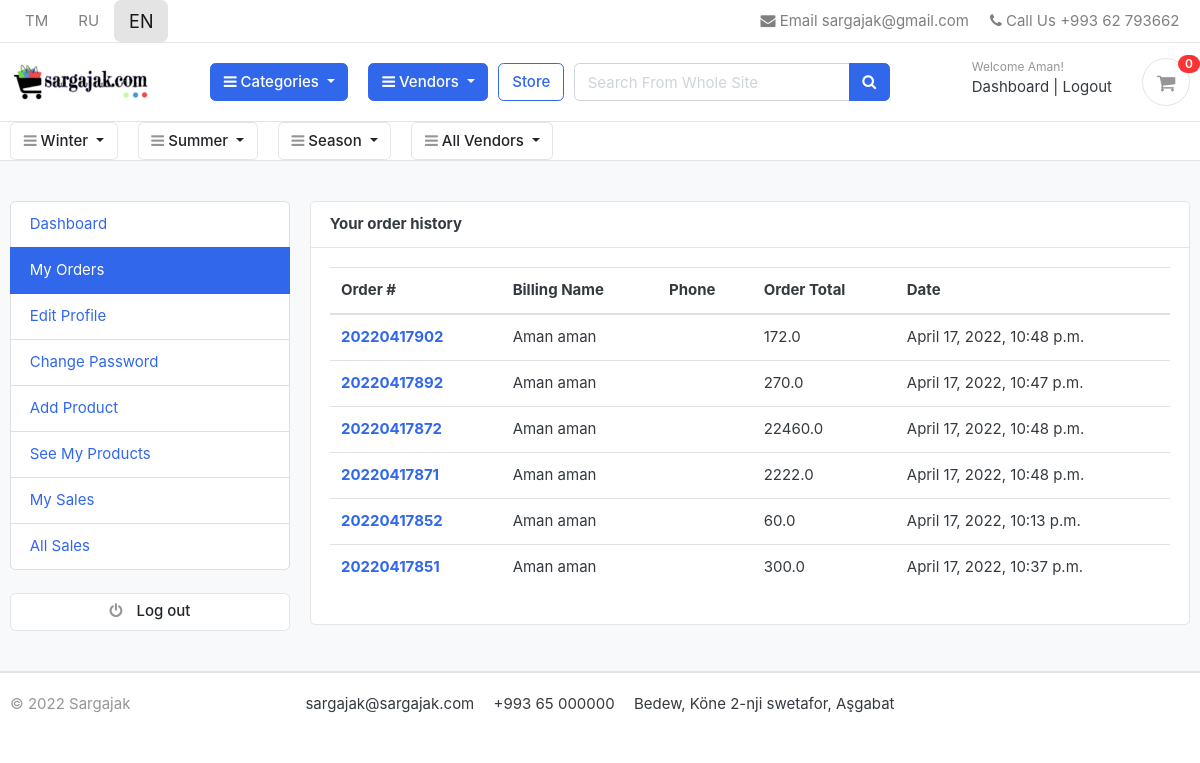
Page /en/accounts/my_orders/ (signed in) on the committed database.
### accounts/models.py (models this page shows, shortened)
class Account(AbstractBaseUser):
    first_name      = models.CharField(max_length=50)
    last_name       = models.CharField(max_length=50)
    username       = models.CharField(max_length=50, unique=True)
    email           = models.EmailField(max_length=100, unique=True)
    phone_number    = models.CharField(max_length=50, unique=True)
    date_joined     = models.DateTimeField(auto_now_add=True)
    last_login      = models.DateTimeField(auto_now_add=True)
    is_admin        = models.BooleanField(default=False)
    is_staff        = models.BooleanField(default=False)
    is_active       = models.BooleanField(default=False)
    is_superadmin   = models.BooleanField(default=False)
    is_vendor       = models.BooleanField(default=False)
    USERNAME_FIELD  = 'phone_number'
    REQUIRED_FIELDS = ['first_name', 'last_name', 'email', 'username']
    objects = MyAccountManager()

### category/models.py (models this page shows, shortened)
class Category(MPTTModel):
    name = models.CharField(max_length=50)
    parent = TreeForeignKey('self', on_delete=models.CASCADE, null=True, blank=True, related_name='children')
    slug = models.SlugField(max_length=100, unique=True, blank=True)
    description = models.TextField(max_length=250, blank=True)
    image = ResizedImageField(size=[500,500], upload_to='photos/categories', default='photos/categories/default.jpg', blank=True, null=True)
    class Meta:
        verbose_name = 'category'
        verbose_name_plural = 'categories'
        constraints = [UniqueConstraint(fields=['parent', 'slug'], name='parentslug'),]
    class MPTTMeta:
        order_insertion_by = ['name']
    def get_url(self):
        return reverse('products_by_category', args=[self.get_slug_list()[-1],])
    def get_slug_list(self):
        try:
            ancestors = self.get_ancestors(include_self=True)
        except:
            ancestors = []
        else:
            ancestors = [i.slug for i in ancestors]
        slugs = []
        for i in range(len(ancestors)):
            slugs.append('/'.join(ancestors[:i+1]))
        return slugs

### orders/models.py (models this page shows, shortened)
class Order(models.Model):
    STATUS = (
        ('1', _('New')),
        ('2', _('On Delivery')),
        ('3', _('Delivered and Paid')),
        ('4', _('Cancelled')),
    )
    vendor = models.ForeignKey(Vendor, on_delete=models.SET_NULL, null=True, related_name='vendororders')
    user = models.ForeignKey(Account, on_delete=models.SET_NULL, null=True)
    payment = models.ForeignKey(Payment, on_delete=models.SET_NULL, blank=True, null=True)
    order_number = models.CharField(max_length=20)
    order_number_vendor = models.CharField(max_length=20, unique=True)
    slug = models.SlugField(unique=True, blank=True, null=True)
    first_name = models.CharField(max_length=50)
    last_name = models.CharField(max_length=50)
    phone = models.CharField(max_length=15, blank=True, null=True)
    phone_extra = models.CharField(max_length=15, blank=True, null=True)
    email = models.EmailField(max_length=50, blank=True, null=True)
    address_line_1 = models.CharField(max_length=50)
    address_line_2 = models.CharField(max_length=50, blank=True, null=True)
    country = models.CharField(max_length=50, blank=True, null=True)
    state = models.CharField(max_length=50, blank=True, null=True)
    city = models.CharField(max_length=50)
    order_note = models.CharField(max_length=100, blank=True)
    order_total = models.FloatField(default=0)
    tax = models.FloatField(default=0)
    channel = models.CharField(max_length=40, blank=True, null=True)
    ip = models.CharField(blank=True, max_length=50)
    is_ordered = models.BooleanField(default=False)
    subtotal = models.FloatField(blank=True, null=True, default=0)
    delivery_fee = models.FloatField(blank=True, null=True, default=0)
    grand_total = models.FloatField(blank=True, null=True, default=0)
    driver = models.ForeignKey(Driver, on_delete=models.SET_NULL, blank=True, null=True)
    driver_fee = models.FloatField(default=20)
    status = models.CharField(max_length=1, choices=STATUS, default='1')
    created_at = models.DateTimeField(auto_now_add=True)
    updated_at = models.DateTimeField(auto_now=True)
    def full_name(self):
        return f'{self.first_name} {self.last_name}'

### accounts/views.py (the view)
# urls.py: path('my_orders/', views.my_orders, name='my_orders'),
@login_required(login_url='login')
def my_orders(request):
    orders = Order.objects.filter(user=request.user, is_ordered=True).order_by('-created_at')
    context = {
        'orders': orders,
    }
    return render(request, 'accounts/my_orders.html', context)

### templates/accounts/my_orders.html (shortened to what this page needs)
{% extends 'base.html' %}
{% load i18n %}
{% block content %}
<section class="section-conten padding-y bg">
  <div class="container">
    <div class="row">
      {% include 'includes/dashboard_sidebar.html' %}
      <main class="col-md-9">
        <article class="card">
          <header class="card-header">
            <strong class="d-inline-block mr-3">{% translate 'Your order history' %}</strong>
          </header>
          <div class="card-body">
            <div class="row">
              <div class="col-md-12">
                <table class="table table-hover">
                  <thead>
                    <tr>
                      <th scope="col">{% translate 'Order' %} #</th>
                      <th scope="col">{% translate 'Billing Name' %}</th>
                      <th scope="col">{% translate 'Phone' %}</th>
                      <th scope="col">{% translate 'Order Total' %}</th>
                      <th scope="col">{% translate 'Date' %}</th>
                    </tr>
                  </thead>
                  <tbody>
                            {% for order in orders %}
                            <tr>
                              <th scope="row"><a href="{% url 'order_detail' order.order_number_vendor %}">{{order.order_number_vendor}}</a></th>
                              <td>{{order.full_name}}</td>
                              <td>{{order.phone_number}}</td>
                              <td>{{order.grand_total}}</td>
                              <td>{{order.updated_at}}</td>
                            </tr>
                            {% endfor %}
                          </tbody>
                        </table>
                      </div>
                    </div>
                  </div>
                </article>
              </main>
            </div>
          </div>
        </section>
        {% endblock %}

### templates/base.html (shortened to what this page needs)
{% load i18n %}
{% load static %}
<!DOCTYPE HTML>
<html lang="en">
<head>
<link href="{% static 'css/bootstrap.css' %}" rel="stylesheet" type="text/css"/>
<link href="{% static 'fonts/fontawesome/css/all.min.css' %}" type="text/css" rel="stylesheet">
<link href="{% static 'css/ui.css' %}" rel="stylesheet" type="text/css"/>
<link href="{% static 'css/responsive.css' %}" rel="stylesheet" media="only screen and (max-width: 1200px)" />
<link href="{% static 'css/custom.css' %}" rel="stylesheet" type="text/css"/>
<link rel="stylesheet" href="https://cdnjs.cloudflare.com/ajax/libs/font-awesome/4.7.0/css/font-awesome.min.css">
</head>
<body>
{% include 'includes/navbar.html' %}
{% block content %}{% endblock %}
{% include 'includes/footer.html' %}
</body>
</html>

### templates/includes/navbar.html (shortened to what this page needs)
{% load i18n %}
{% load static %}
{% load mptt_tags %}
<header class="section-header">
    <nav class="navbar p-md-0 navbar-expand-sm navbar-light border-bottom">
    <div class="container">
                <div class="row col-4 align-items-center">
                    <a href="/tk/{{request.get_full_path|slice:"4:"}}" class="nav-link {% if LANGUAGE_CODE == 'tk' %} active btn-lg bg-light {% endif %}">TM</a>
                    <a href="/ru/{{request.get_full_path|slice:"4:"}}" class="nav-link {% if LANGUAGE_CODE == 'ru' %} active btn-lg bg-light {% endif %}">RU</a>
                    <a href="/en/{{request.get_full_path|slice:"4:"}}" class="nav-link {% if LANGUAGE_CODE == 'en' %} active btn-lg bg-light {% endif %}">EN</a>
                </div>
        <ul class="navbar-nav">
            <li><a href="#" class="nav-link"> <i class="fa fa-envelope"></i> {% translate 'Email' %} sargajak@gmail.com</a></li>
            <li><a href="#" class="nav-link"> <i class="fa fa-phone"></i> {% translate 'Call Us' %} +993 62 793662</a></li>
        </ul>
      </div>
    </nav>
    <section class="header-main border-bottom">
        <div class="container">
    <div class="row align-items-center">
        <div class="col-lg-2 col-md-3 col-6">
            <a href="{% url 'home' %}" class="brand-wrap">
                <img class="logo" src="{% static 'images/sargajaklogo.png' %}">
            </a>
        </div>
        <div class="col-lg col-sm col-md col-6 flex-grow-0">
            <div class="category-wrap dropdown d-inline-block float-right">
                <button type="button" class="btn btn-primary dropdown-toggle" data-toggle="dropdown">
                    <i class="fa fa-bars"></i> {% translate 'Categories' %}
                </button>
            </div>
        </div>
        <div class="col-lg col-sm col-md col-6 flex-grow-0">
            <div class="category-wrap dropdown d-inline-block float-right">
                <button type="button" class="btn btn-primary dropdown-toggle" data-toggle="dropdown">
                    <i class="fa fa-bars"></i> {% translate 'Vendors' %}
                </button>
            </div>
        </div>
        <a href="{% url 'store' %}" class="btn btn-outline-primary">{% translate 'Store' %}</a>
        <div class="col-lg  col-md-6 col-sm-12 col">
            <form action="{%url 'store' %}" class="search" method="GET">
                <div class="input-group w-100">
                    <input type="text" class="form-control" style="width:60%;" placeholder="{% translate 'Search From Whole Site' %}" name="search"
                        {% if request.GET.search %} value="{{ request.GET.search}}" {% endif %}>
                    <div class="input-group-append">
                      <button class="btn btn-primary" type="submit">
                        <i class="fa fa-search"></i>
                      </button>
                    </div>
                </div>
            </form>
        </div>
        <div class="col-lg-3 col-sm-6 col-8 order-2 order-lg-3">
                    <div class="d-flex justify-content-end mb-3 mb-lg-0">
                        <div class="widget-header">
                            {% if user.id is None %}
                            <small class="title text-muted">{% translate 'Welcome guest!' %}</small>
                            <div>
                                <a href="{% url 'login' %}">{% translate 'Sign in' %}</a> <span class="dark-transp"> | </span>
                                <a href="{% url 'registration' %}"> {% translate 'Register' %}</a>
                            </div>
                            {% else %}
                            <small class="title text-muted">{% translate 'Welcome' %} {{user.first_name}}!</small>
                            <div>
                                <a href="{% url 'dashboard' %}">{% translate 'Dashboard' %}</a> <span class="dark-transp"> | </span>
                                <a href="{% url 'logout' %}"> {% translate 'Logout' %}</a>
                            </div>
                            {% endif %}
                        </div>
                        <a href="{% url 'cart' %}" class="widget-header pl-3 ml-3">
                            <div class="icon icon-sm rounded-circle border"><i class="fa fa-shopping-cart"></i></div>
                            <span class="badge badge-pill badge-danger notify">{{cart_count}}</span>
                        </a>
                    </div>
                </div>
    </div>
        </div>
    </section>
    <section class="header-main border-bottom p-0">
        <div class="container">
            <div class="row">
                {% for root in root_categories %}
                <div class="col-lg col-sm col-md col flex-grow-0">
                    <div class="category-wrap dropdown d-inline-block">
                        <button type="button" class="btn btn-light dropdown-toggle" data-toggle="dropdown">
                            <i class="fa fa-bars"></i> {{root.name}}
                        </button>
                    </div>
                </div>
                {% endfor %}
        <div class="col-lg col-sm col-md col flex-grow-0">
            <div class="category-wrap dropdown d-inline-block">
                <button type="button" class="btn btn-light dropdown-toggle" data-toggle="dropdown">
                    <i class="fa fa-bars"></i> {% translate 'All Vendors' %}
                </button>
            </div>
        </div>
    </div>
</div>
    </section>
    </header>

### templates/includes/dashboard_sidebar.html
{% load i18n %}
<aside class="col-md-3">
    <ul class="list-group">
        <a class="list-group-item {% if '/accounts/' == request.path %}active{% endif %}" href="{% url 'dashboard' %}"> {% translate 'Dashboard' %} </a>
        <a class="list-group-item {% if '/my_orders/' in request.path %}active{% endif %}" href="{% url 'my_orders' %}"> {% translate 'My Orders' %} </a>
        <a class="list-group-item {% if '/edit_profile/' in request.path %}active{% endif %}" href="{% url 'edit_profile' %}"> {% translate 'Edit Profile' %} </a>
        <a class="list-group-item {% if '/change_password/' in request.path %}active{% endif %}" href="{% url 'change_password' %}">{% translate 'Change Password' %}</a>
        {% if request.user.is_vendor %}
        <a class="list-group-item {% if '/add_product/' in request.path %}active{% endif %}" href="{% url 'add_product' %}">{% translate 'Add Product' %}</a>
        <a class="list-group-item {% if '/list_product/' in request.path %}active{% endif %}" href="{% url 'list_product' %}">{% translate 'See My Products' %}</a>
        <a class="list-group-item {% if '/my_sales/' in request.path %}active{% endif %}" href="{% url 'vendor_sales' logged_in_vendor.slug %}">{% translate 'My Sales' %}</a>
        {% endif %}
        {% if request.user.is_staff %}
        <a class="list-group-item {% if '/all_sales/' in request.path %}active{% endif %}" href="{% url 'sales' %}">{% translate 'All Sales' %}</a>
        {% endif %}
    </ul>
    <br>
    <a class="btn btn-light btn-block" href="{% url 'logout' %}"> <i class="fa fa-power-off"></i> <span class="text">{% translate 'Log out' %}</span> </a>
</aside>

### templates/includes/alerts.html (shortened to what this page needs)
{% load i18n %}

### templates/includes/footer.html (shortened to what this page needs)
<footer class="section-footer border-top">
	<div class="container">
		<section class="footer-bottom border-top row">
			<div class="col-md-2">
				<p class="text-muted"> &copy 2022 Sargajak </p>
			</div>
			<div class="col-md-8 text-md-center">
				<span  class="px-2">sargajak@sargajak.com </span>
				<span  class="px-2">+993 65 000000</span>
				<span  class="px-2">Bedew, Köne 2-nji swetafor, Aşgabat</span>
			</div>
		</section>
	</div>
</footer>

### rows in the picture
Account: first_name "Aman"
Category: name "Winter"
Category: name "Summer"
Category: name "Season"
Order: order_number_vendor "20220417902", full_name "Aman aman", grand_total "172.0", updated_at "April 17, 2022, 10:48 p.m."
Order: order_number_vendor "20220417892", full_name "Aman aman", grand_total "270.0", updated_at "April 17, 2022, 10:47 p.m."
Order: order_number_vendor "20220417872", full_name "Aman aman", grand_total "22460.0", updated_at "April 17, 2022, 10:48 p.m."
Order: order_number_vendor "20220417871", full_name "Aman aman", grand_total "2222.0", updated_at "April 17, 2022, 10:48 p.m."
Order: order_number_vendor "20220417852", full_name "Aman aman", grand_total "60.0", updated_at "April 17, 2022, 10:13 p.m."
Order: order_number_vendor "20220417851", full_name "Aman aman", grand_total "300.0", updated_at "April 17, 2022, 10:37 p.m."

### other values in the picture
{{ cart_count }} "0"
